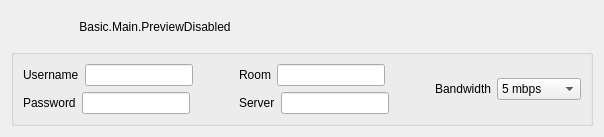
  <widget class="QWidget" name="centralwidget">
   <layout class="QVBoxLayout" name="verticalLayout">
    <item>
     <layout class="QHBoxLayout" name="horizontalLayout_2">
      <item>
       <widget class="QLabel" name="previewDisabledLabel">
        <property name="sizePolicy">
         <sizepolicy hsizetype="Expanding" vsizetype="Expanding">
          <horstretch>0</horstretch>
          <verstretch>0</verstretch>
         </sizepolicy>
        </property>
        <property name="contextMenuPolicy">
         <enum>Qt::CustomContextMenu</enum>
        </property>
        <property name="text">
         <string>Basic.Main.PreviewDisabled</string>
        </property>
        <property name="alignment">
         <set>Qt::AlignCenter</set>
        </property>
       </widget>
      </item>
      <item>
       <layout class="QHBoxLayout" name="previewLayout">
        <property name="spacing">
         <number>2</number>
        </property>
        <item>
         <layout class="QVBoxLayout" name="previewTextLayout">
          <property name="spacing">
           <number>4</number>
          </property>
          <item>
           <widget class="OBSBasicPreview" name="preview" native="true">
            <property name="sizePolicy">
             <sizepolicy hsizetype="Expanding" vsizetype="Expanding">
              <horstretch>0</horstretch>
              <verstretch>0</verstretch>
             </sizepolicy>
            </property>
            <property name="minimumSize">
             <size>
              <width>32</width>
              <height>32</height>
             </size>
            </property>
            <property name="focusPolicy">
             <enum>Qt::ClickFocus</enum>
            </property>
            <property name="contextMenuPolicy">
             <enum>Qt::CustomContextMenu</enum>
            </property>
            <addaction name="actionRemoveSource"/>
           </widget>
          </item>
         </layout>
        </item>
       </layout>
      </item>
     </layout>
    </item>
    <item>
     <widget class="QGroupBox" name="horizontalGroupBox">
      <layout class="QHBoxLayout" name="horizontalLayout">
       <item>
        <layout class="QVBoxLayout" name="verticalLayout_10">
         <item>
          <layout class="QHBoxLayout" name="horizontalLayout_6">
           <item>
            <widget class="QLabel" name="userLine">
             <property name="text">
              <string>Username</string>
             </property>
            </widget>
           </item>
           <item>
            <widget class="QLineEdit" name="userValue"/>
           </item>
           <item>
            <spacer name="horizontalSpacer_2">
             <property name="orientation">
              <enum>Qt::Horizontal</enum>
             </property>
             <property name="sizeHint" stdset="0">
              <size>
               <width>40</width>
               <height>20</height>
              </size>
             </property>
            </spacer>
           </item>
          </layout>
         </item>
         <item>
          <layout class="QHBoxLayout" name="horizontalLayout_5">
           <item>
            <widget class="QLabel" name="passwordLine">
             <property name="text">
              <string>Password</string>
             </property>
            </widget>
           </item>
           <item>
            <widget class="QLineEdit" name="passwordValue"/>
           </item>
           <item>
            <spacer name="horizontalSpacer_3">
             <property name="orientation">
              <enum>Qt::Horizontal</enum>
             </property>
             <property name="sizeHint" stdset="0">
              <size>
               <width>40</width>
               <height>20</height>
              </size>
             </property>
            </spacer>
           </item>
          </layout>
         </item>
        </layout>
       </item>
       <item>
        <layout class="QVBoxLayout" name="verticalLayout_9">
         <item>
          <layout class="QHBoxLayout" name="horizontalLayout_7">
           <item>
            <widget class="QLabel" name="roomLine">
             <property name="text">
              <string>Room</string>
             </property>
            </widget>
           </item>
           <item>
            <widget class="QLineEdit" name="roomValue"/>
           </item>
           <item>
            <spacer name="horizontalSpacer_4">
             <property name="orientation">
              <enum>Qt::Horizontal</enum>
             </property>
             <property name="sizeHint" stdset="0">
              <size>
               <width>40</width>
               <height>20</height>
              </size>
             </property>
            </spacer>
           </item>
          </layout>
         </item>
         <item>
          <layout class="QHBoxLayout" name="horizontalLayout_8">
           <item>
            <widget class="QLabel" name="serverLine">
             <property name="text">
              <string>Server</string>
             </property>
            </widget>
           </item>
           <item>
            <widget class="QLineEdit" name="serverValue"/>
           </item>
           <item>
            <spacer name="horizontalSpacer_5">
             <property name="orientation">
              <enum>Qt::Horizontal</enum>
             </property>
             <property name="sizeHint" stdset="0">
              <size>
               <width>40</width>
               <height>20</height>
              </size>
             </property>
            </spacer>
           </item>
          </layout>
         </item>
        </layout>
       </item>
       <item>
        <layout class="QVBoxLayout" name="verticalLayout_8">
         <item>
          <layout class="QHBoxLayout" name="horizontalLayout_9">
           <item>
            <widget class="QLabel" name="bandwidthLine">
             <property name="text">
              <string>Bandwidth</string>
             </property>
            </widget>
           </item>
           <item>
            <widget class="QComboBox" name="comboBox">
             <item>
              <property name="text">
               <string>5 mbps</string>
              </property>
             </item>
             <item>
              <property name="text">
               <string>10 mbps</string>
              </property>
             </item>
             <item>
              <property name="text">
               <string>50 mbps</string>
              </property>
             </item>
             <item>
              <property name="text">
               <string>100 mbps</string>
              </property>
             </item>
            </widget>
           </item>
          </layout>
         </item>
        </layout>
       </item>
      </layout>
     </widget>
    </item>
   </layout>
  </widget>
